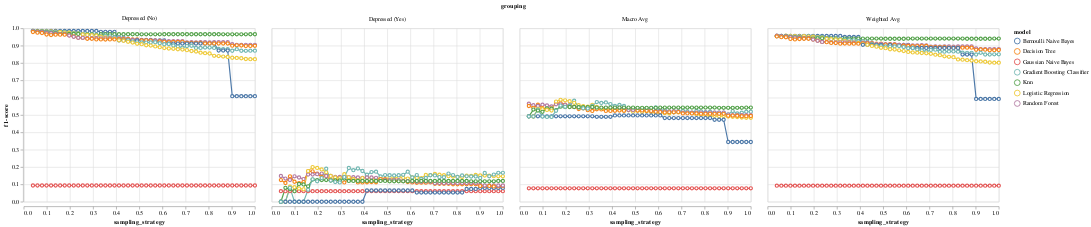

Write notebook code for a chart like this one.
### Code cell
alt.Chart(perf_test_baseline_v3).mark_line(
   point={
     "filled": False,
     "fill": "white"
   }
).encode(
    x = alt.X('sampling_strategy'),
    y = alt.Y('f1-score', scale=alt.Scale(domain=[0, 1])),
    color='model:N',
).facet(
    facet=alt.Facet('grouping')
)

### Figure 1 — Vega-Lite specification as saved in the notebook (floating-point values rounded to 4 significant figures; data arrays with more than 128 entries replaced by an {"elided": "..."} marker saying what was removed)
{"config": {"view": {"continuousWidth": 400, "continuousHeight": 300}}, "data": {"name": "data-3099370f921cdd4456002055eb1e37b7"}, "facet": {"field": "grouping", "type": "nominal"}, "spec": {"mark": {"type": "line", "point": {"filled": false, "fill": "white"}}, "encoding": {"color": {"field": "model", "type": "nominal"}, "x": {"field": "sampling_strategy", "type": "quantitative"}, "y": {"field": "f1-score", "scale": {"domain": [0, 1]}, "type": "quantitative"}}}, "$schema": "https://vega.github.io/schema/vega-lite/v4.17.0.json", "datasets": {"data-3099370f921cdd4456002055eb1e37b7": {"elided": "1400 records"}}}
